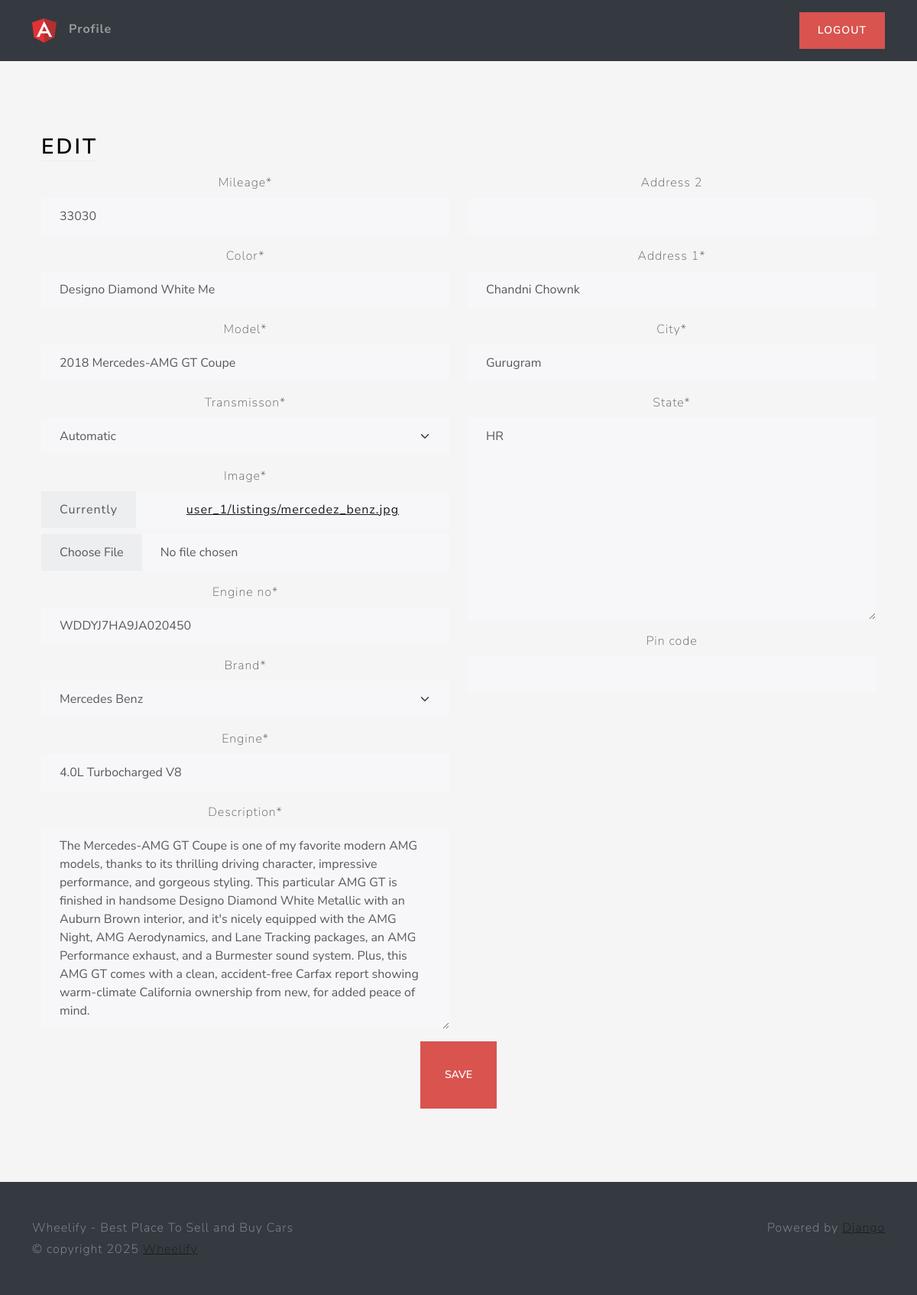
/listing/7a5643a7-26b8-4b82-9982-50d99f76a58d/edit/ (signed in), run on the app's committed database.
### main/models.py (models this page shows, shortened)
class Listing(models.Model):
    id = models.UUIDField(
        primary_key=True, default=uuid.uuid4, unique=True, editable=False)
    created_at = models.DateTimeField(auto_now_add=True)
    updated_at = models.DateTimeField(auto_now=True)
    seller = models.ForeignKey(Profile, on_delete=models.CASCADE)
    Brand = models.CharField(max_length=24, choices=CARS_BRANDS, default=None)
    model = models.CharField(max_length=64,)
    Engine_no = models.CharField(max_length=17,)
    Mileage = models.IntegerField(default=0)
    Color = models.CharField(max_length=24,)
    description = models.TextField()
    engine = models.CharField(max_length=24,)
    transmisson = models.CharField(
        max_length=24, choices=TRANSMISSION_OPTIONS, default=None)
    location = models.OneToOneField(
        Location, on_delete=models.SET_NULL, null=True)
    image = models.ImageField(upload_to=user_listing_path)

### users/models.py (models this page shows, shortened)
class Location(models.Model):
    address_1 = models.CharField(max_length=128)
    address_2 = models.CharField(max_length=128, blank=True)
    city = models.CharField(max_length=64)
    state = INStateField(default="Delhi")
    pin_code = models.CharField(max_length=6, blank=True)

### main/views.py (the view)
# urls.py: path('listing/<str:id>/edit/', edit_view, name='edit'),
@login_required
def edit_view(request, id):
    try:
        listing = Listing.objects.get(id=id)
        if listing is None:
            raise Exception
        if request.method == 'POST':
            listing_form = ListingForm(
                request.POST, request.FILES, instance=listing)
            location_form = LocationForm(
                request.POST, instance=listing.location)
            if listing_form.is_valid and location_form.is_valid:
                listing_form.save()
                location_form.save()
                messages.info(request, f'Listing {id} updated successfully!')
                return redirect('home')
            else:
                messages.error(
                    request, f'An error occured while trying to edit the listing.')
                return reload()
        else:
            listing_form = ListingForm(instance=listing)
            location_form = LocationForm(instance=listing.location)
        context = {
            'location_form': location_form,
            'listing_form': listing_form
        }
        return render(request, 'views/edit.html', context)
    except Exception as e:
        messages.error(
            request, f'An error occured while trying to access the edit page.')
        return redirect('home')

### users/forms.py
class LocationForm(forms.ModelForm):
    address_1 = forms.CharField(required=True)
    Pin_code = INZipCodeField(required=True)
    class Meta:
        model = Location
        fields = {'address_1', 'address_2', 'city', 'state', 'Pin_code'}

### main/forms.py
class ListingForm(forms.ModelForm):
    image = forms.ImageField()
    class Meta:
        model = Listing
        fields = {'Brand', 'model', 'Engine_no', 'Mileage',
                  'Color', 'description', 'engine', 'transmisson', 'image'}

### main/templates/views/edit.html (shortened to what this page needs)
{% extends 'base/base.html' %}
{% load static %}
{% load crispy_forms_tags %}
{% block 'body' %}
<div class="container-fluid text-center py-5">
    <div class="container px-4 py-5">
        <div class="row g-4">
            <div class="col d-flex align-items-start">
                <div>
                    <h2 class="mb-3 border-bottom" style="color: black">Edit</h2>
                </div>
            </div>
        </div>
        <form action="" method="post" enctype="multipart/form-data">
            <div class="row">
                <div class="col-6">
                    {{ listing_form|crispy }}
                </div>
                <div class="col-6">
                    {{ location_form|crispy }}
                </div>
            </div>
            <button class="btn btn-lg btn-danger" type="submit">Save</button>
        </form>
    </div>
</div>
{% endblock %}

### main/static/css/style.css (style rules this page uses)
html, body { height: 100%; }
body { align-items: center; padding-bottom: 40px; background-color: #f5f5f5; }
.h2, h2 { color: white; }

### data on the page
Listing: Mileage "33030", Color "Designo Diamond White Me", model "2018 Mercedes-AMG GT Coupe", transmisson "Automatic", Engine_no "WDDYJ7HA9JA020450", Brand "Mercedes Benz", engine "4.0L Turbocharged V8", description "The Mercedes-AMG GT Coupe is one of my favorite modern AMG models, thanks to its thrilling driving character, impressive performance, and gorgeous styling. This particular AMG GT is finished in handsome Designo Diamond White Metallic with an Auburn Brown interior, and it's nicely equipped with the AMG Night, AMG Aerodynamics, and Lane Tracking packages, an AMG Performance exhaust, and a Burmester sound system. Plus, this AMG GT comes with a clean, accident-free Carfax report showing warm-climate California ownership from new, for added peace of mind."
Location: address_1 "Chandni Chownk", city "Gurugram", state "HR"
